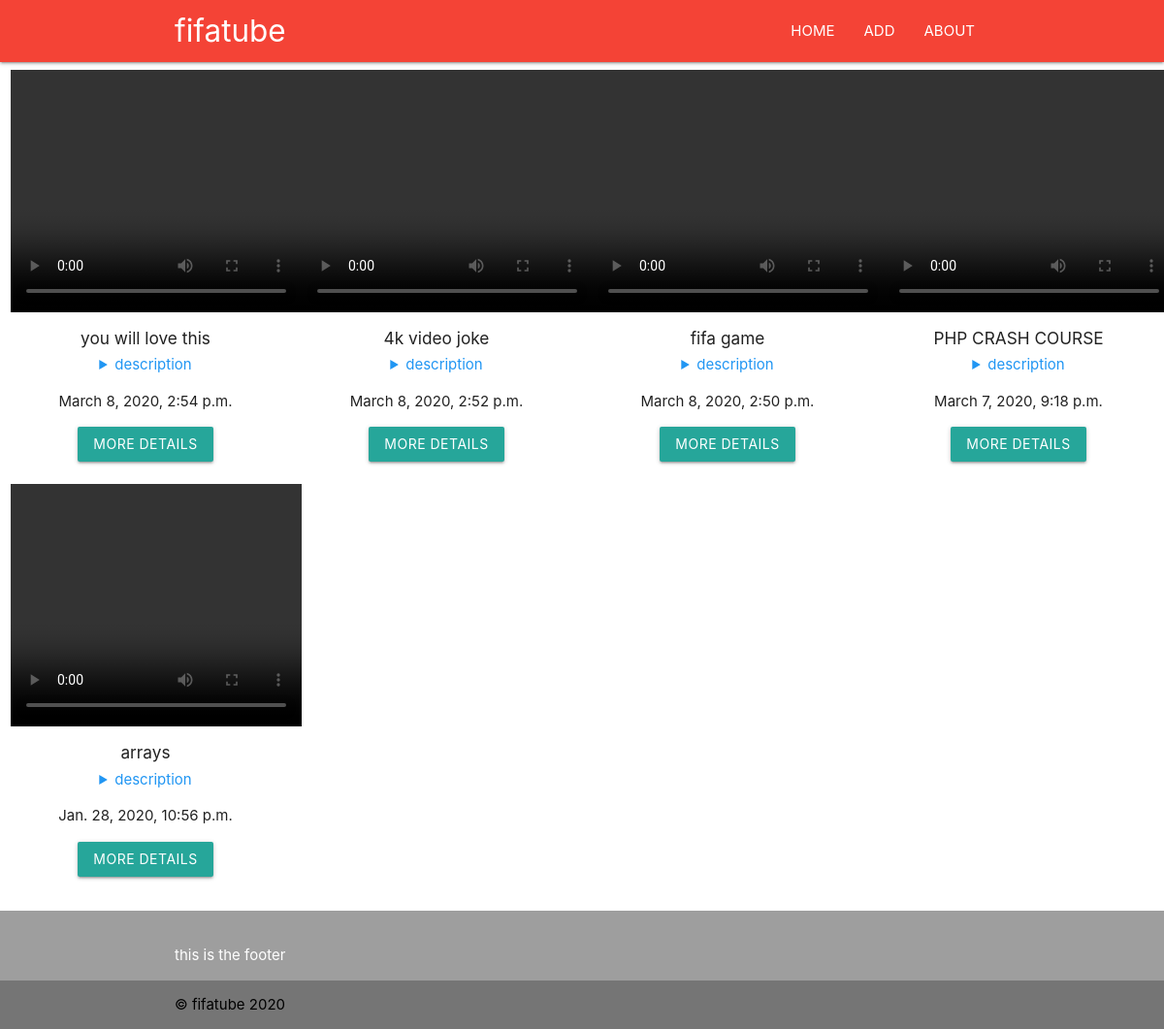
The page / on the database its author committed.
### youtube_app/models.py (models this page shows, shortened)
class Post(models.Model):
    title = models.CharField(max_length=50)
    description = models.TextField(blank=True)
    video = models.FileField(upload_to='videos/%Y/%m/%d/')
    date = models.DateTimeField(default=datetime.now)

### youtube_app/views.py (the view)
# urls.py: path('', postListView.as_view(), name = 'home' ),
class postListView(ListView):
    model = Post
    template_name = 'resourses/index.html'
    context_object_name = 'posts'
    ordering = ['-date']

### templates/resourses/index.html (shortened to what this page needs)
{% extends "base.html" %} {% block content%}
<div class="row">
  {% for post in posts %}
  <div class="col s12 center m6 l3">
    <div class="card z-depth-0">
      <video width="300" height="250" controls src="{{post.video.url}}"></video>
      <h6 class="center-align ">{{post.title}}</h6>
      <details>
        <summary class="blue-text">description </summary>
      </details>
      <p class="center-align">{{post.date}}</p>
      <a class="waves-effect btn" href="{% url 'details' post.id %}"> more details</a>
    </div>
  </div>
  {% endfor %}
</div>
{% endblock %}

### templates/base.html (shortened to what this page needs)
{% load static %}
<!DOCTYPE html>
<html lang="en">
  <head>
    <link rel="stylesheet" href="{% static 'css/materialize.min.css' %}" />
  </head>
  <body>
    {% include "partials/_navbar.html" %}
    {% block content %}
    {% endblock %}
    {%include "partials/footer.html" %}
  </body>
</html>

### templates/partials/_navbar.html
<nav class="nav-wrapper red">
  <div class="container">
     <a href="" class="brand-logo left">fifatube</a>
    <div class="nav-content right">
      <ul>
        <li><a href="{% url 'home' %}">HOME</a></li>
        <li><a href="">ADD</a></li>
        <li><a href="{% url 'about' %}">ABOUT</a></li>
      </ul>
    </div>
  </div>
</nav>

### templates/partials/footer.html
<footer class="page-footer grey">
  <div class="container">
    <p>this is the footer</p>
  </div>
  <div class="footer-copyright grey darken-1">
    <div class="container black-text">
       &copy fifatube 2020
    </div>
  </div>
</footer>

### rows shown on the page
Post: title "you will love this", date "March 8, 2020, 2:54 p.m."
Post: title "4k video joke", date "March 8, 2020, 2:52 p.m."
Post: title "fifa game", date "March 8, 2020, 2:50 p.m."
Post: title "PHP CRASH COURSE", date "March 7, 2020, 9:18 p.m."
Post: title "arrays", date "Jan. 28, 2020, 10:56 p.m."
